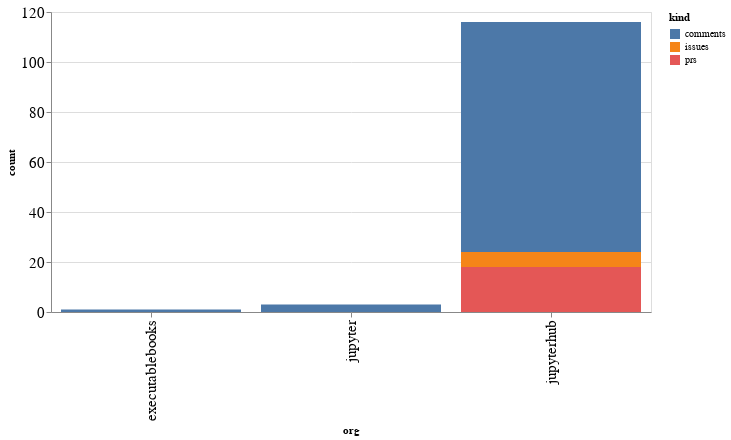

Notebook source saved alongside this figure:
### Code cell
alt.Chart(org_summaries, width=600).mark_bar().encode(
    x='org',
    y='count',
    color='kind',
    tooltip="org"
)

### Figure 1 — Vega-Lite specification as saved in the notebook (floating-point values rounded to 4 significant figures)
{"config": {"axisLeft": {"labelFontSize": 15}, "axisBottom": {"labelFontSize": 15}}, "data": {"name": "data-931b8c8ddd3249df2905101b6f7dc4fd"}, "mark": "bar", "encoding": {"color": {"type": "nominal", "field": "kind"}, "tooltip": {"type": "nominal", "field": "org"}, "x": {"type": "nominal", "field": "org"}, "y": {"type": "quantitative", "field": "count"}}, "width": 600, "$schema": "https://vega.github.io/schema/vega-lite/v4.8.1.json", "datasets": {"data-931b8c8ddd3249df2905101b6f7dc4fd": [{"org": "executablebooks", "kind": "comments", "count": 1}, {"org": "jupyter", "kind": "comments", "count": 3}, {"org": "jupyterhub", "kind": "comments", "count": 92}, {"org": "jupyterhub", "kind": "issues", "count": 6}, {"org": "jupyterhub", "kind": "prs", "count": 18}]}}
